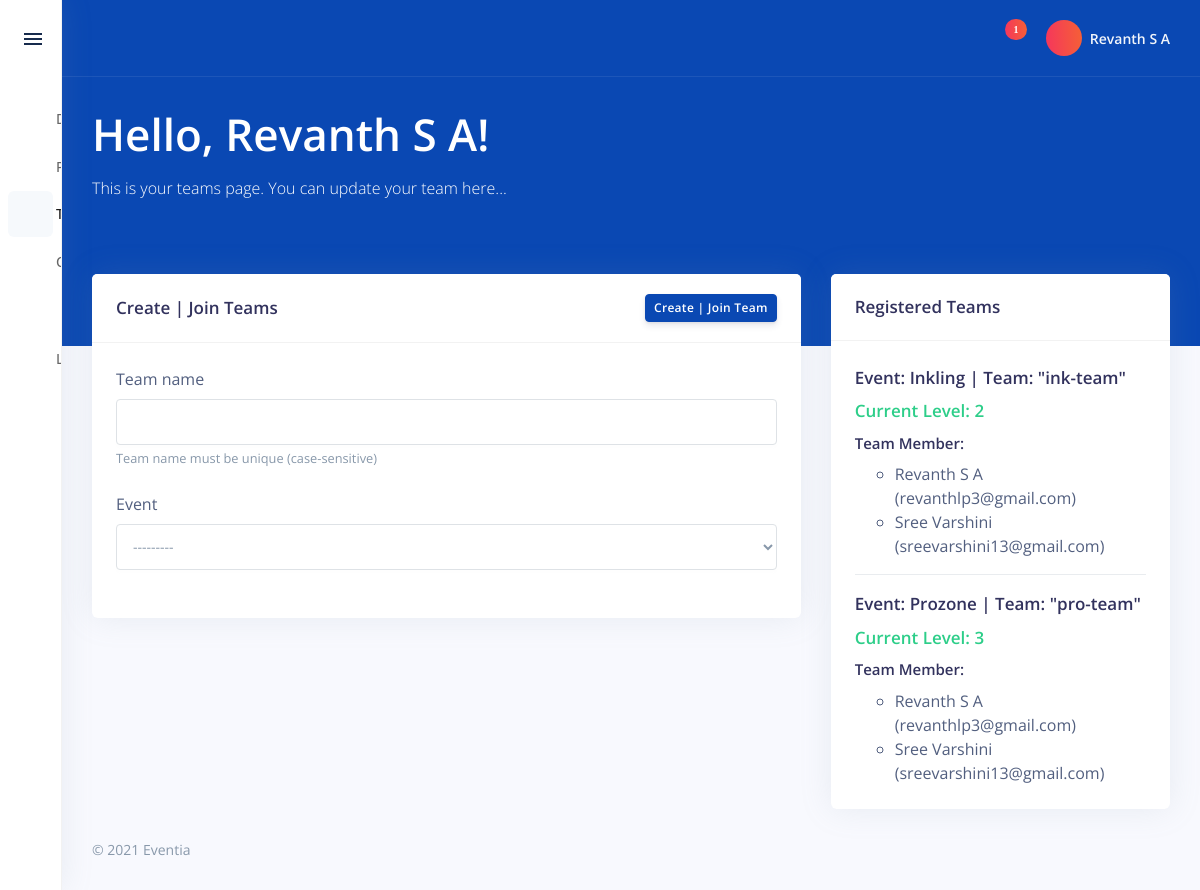
Page /teams/ (signed in) on the committed database.
### core/models.py (models this page shows, shortened)
class User(AbstractUser):
	class Meta:
		verbose_name = _('user')
		verbose_name_plural = _('users')
	first_name = None
	last_name = None
	username = None
	YEAR_CHOICES = (
		('1st', '1st'),
		('2nd', '2nd'),
		('3rd', '3rd'),
		('4th', '4th'),
		('5th', '5th'),
	)
	name = models.CharField(_('name'), max_length=30, validators=[MinLengthValidator(3)])
	email = models.EmailField(_('email address'), primary_key=True)
	contact = PhoneNumberField(_('contact number'), max_length=13, null=True, blank=True, unique=True, help_text=_('Contact Number is optional'))
	college_id_number = models.CharField(_('college roll number'), max_length=20, unique=True)
	college = models.CharField(_('college'), max_length=150)
	department = models.CharField(_('department'), max_length=60)
	course = models.CharField(_('course'), max_length=20)
	year = models.CharField(_('year'), choices=YEAR_CHOICES, max_length=3)
	events = models.ManyToManyField(Event, blank=True)
	USERNAME_FIELD = 'email'
	REQUIRED_FIELDS = ['name', 'college_id_number', 'college', 'department', 'course', 'year']
	objects = User_Manager()

class Team(models.Model):
	class Meta:
		verbose_name = _('team')
		verbose_name_plural = _('teams')
		constraints = [
			models.UniqueConstraint(fields=('team_name', 'event'), name='unique_team_event'),
		]
	team_name = models.CharField(max_length=25, help_text=_('Team name must be unique (case-sensitive)'))
	event = models.ForeignKey(Event, on_delete=models.CASCADE)
	user = models.ManyToManyField(settings.AUTH_USER_MODEL, blank=True)
	current_level = models.PositiveIntegerField(_('current level'), default=0)

class Event(models.Model):
	class Meta:
		verbose_name = _('event')
		verbose_name_plural = _('events')
	def date_validator(value):
		if value:
			if value < date.today():
				raise ValidationError(_('Event date cannot be in the past'))
			else:
				return value
		raise ValidationError(_('Event date must be set'))
	name = models.CharField(_('event name'), max_length=30, unique=True)
	description = models.TextField(_('event description'))
	tags = models.TextField(_('event tags'), help_text=_('seperate the tags with a \",\"'))
	levels = models.PositiveIntegerField(_('total levels in the event'), validators=[MaxValueValidator(10)])
	date = models.DateField(_('date of event'), validators=[date_validator])
	time = models.TimeField(_('Starting Time of event'), null=True)
	location = models.CharField(_('location of the event'), max_length=100)
	slogan = models.TextField(_('slogan'), blank=True, null=True)
	quote = models.TextField(_('quote'), blank=True, null=True)
	instructions = models.TextField(_('instructions'), help_text=_('Instructions for the participants'), null=True)
	head_user = models.ForeignKey(settings.AUTH_USER_MODEL, on_delete=models.CASCADE, null=True, limit_choices_to={'is_staff': True})
	slug = models.SlugField(help_text=_('url value field for events'), null=True, unique=True)
	image = models.ImageField(upload_to = 'events/', null=True)
	def __str__(self):
		return str(self.name)

### core/views.py (the view)
# urls.py: path('teams/', TeamView, name="teams"),
@login_required
def TeamView(request):
	if request.user.is_superuser or request.user.is_staff:
		return redirect(reverse_lazy('admin:login'))
	if request.method == 'POST':
		form = TeamForm(data=request.POST)
		try:
			join_team_check = Team.objects.get(team_name=form.data['team_name'], event=form.data['event'])
		except:
			join_team_check = None
		if join_team_check:
			join_team_check.user.add(request.user)
			messages.success(request, _('Your team has been updated!'))
			return redirect(reverse_lazy('teams'))
		else:
			if form.is_valid():
				form.save()
				form.instance.user.add(request.user)
				messages.success(request, _('You have successfully created a team!'))
				return redirect(reverse_lazy('teams'))
			return redirect(reverse_lazy('teams'))
	else:
		form = TeamForm()
		form.fields['event'].queryset = request.user.events.all()
		user_registered_events = [i.id for i in request.user.events.all()]
		team_user_registered_events = [i.event.id for i in Team.objects.filter(event_id__in=user_registered_events, user=request.user)]
		no_team_user_registered_events = list(list(set(user_registered_events)-set(team_user_registered_events)) + list(set(team_user_registered_events)-set(user_registered_events)))
		if no_team_user_registered_events != []:
			form.fields['event'].queryset = Event.objects.filter(id__in=no_team_user_registered_events)
		no_form = False
		if no_team_user_registered_events == []:
			no_form = True
	msg = Message.objects.filter(for_staff=False).order_by('-id')
	context = {
		'form': form,
		'msg' : msg,
		'no_form' : no_form,
	}
	return render(request, 'dashboard/teams.html', context)

### core/forms.py
class TeamForm(forms.ModelForm):
	class Meta:
		model = Team
		fields = ('team_name', 'event', 'user',)
		widgets = {'user': forms.HiddenInput()}

### templates/dashboard/teams.html (shortened to what this page needs)
{% extends "./base_dashboard.html" %}
{% load static %}
{% block header_block %}
	<h1 class="display-2 text-white">Hello, {{request.user.name}}!</h1>
	<p class="text-white mt-0 mb-5">This is your teams page. You can update your team here...</p>
{% endblock %}
{% block form %}
	{% load crispy_forms_tags %}
{% endblock %}
{% block page_content %}
	<div class="row">
		<div class="col-xl-8 order-xl-1">
			<div class="card">
				{% if not no_form %}
				<form method="POST" role="form">
					<div class="card-header">
						<div class="row align-items-center">
							<div class="col-8">
								<h3 class="mb-0">Create | Join Teams</h3>
							</div>
							<div class="col-4 text-right">
								<button type="submit" class="btn btn-sm btn-primary" style="color: white;">Create | Join Team</button>
							</div>
						</div>
					</div>
					<div class="card-body">
						{% load crispy_forms_tags %}
						{{ form|crispy }}
					</div>
				</form>
				{% endif %}
			</div>
		</div>
		<div class="col-xl-4 order-xl-2">
			{% if request.user.team_set.all %}
			<div class="card">
				<div class="card-header"><h5 class="h3 mb-0">Registered Teams</h5></div>
				<div class="card-body">
					<div class="row align-items-center">
						<div class="col">
							<ul class="list-group list-group-flush list my--3">
							{% for team in request.user.team_set.all %}
								<li class="list-group-item px-0">
									<div class="h3">Event: {{ team.event|capfirst }} | Team: "{{ team.team_name }}"</div>
									{% if team.current_level %}
									<div class="h3 text-success">Current Level: {{ team.current_level }}</div>
									{% endif %}
									<div class="h4">Team Member:</div>
									<ul>
									{% for members in team.user.all %}
										<li>{{ members.name|capfirst }} ({{ members.email }})</li>
									{% endfor %}
									</ul>
								</li>
							{% endfor %}
							</ul>
						</div>
					</div>
				</div>
			</div>
			{% endif %}
		</div>
	</div>
{% endblock %}

### templates/dashboard/base_dashboard.html (shortened to what this page needs)
{% extends "../base.html" %}
{% load static %}
{% block css %}
	<link rel="stylesheet" href="{% static 'bs/dashboard/assets/vendor/nucleo/css/nucleo.css' %}" type="text/css">
	<link rel="stylesheet" href="{% static 'bs/dashboard/assets/vendor/@fortawesome/fontawesome-free/css/all.min.css' %}" type="text/css">
	<link rel="stylesheet" href="{% static 'bs/dashboard/assets/vendor/fullcalendar/dist/fullcalendar.min.css' %}">
	<link rel="stylesheet" href="{% static 'bs/dashboard/assets/vendor/sweetalert2/dist/sweetalert2.min.css' %}">
	<link rel="stylesheet" href="{% static 'bs/dashboard/css/dashboard.css' %}" type="text/css">
{% endblock %}
{% block body %}
	<nav class="sidenav navbar navbar-vertical  fixed-left  navbar-expand-xs navbar-light bg-white" id="sidenav-main">
	<div class="scrollbar-inner">
		<div class="sidenav-header  d-flex  align-items-center">
			<div class=" ml-auto ">
				<div class="sidenav-toggler d-none d-xl-block" data-action="sidenav-unpin" data-target="#sidenav-main">
					<div class="sidenav-toggler-inner">
						<i class="sidenav-toggler-line"></i>
						<i class="sidenav-toggler-line"></i>
						<i class="sidenav-toggler-line"></i>
					</div>
				</div>
			</div>
		</div>
		<div class="navbar-inner">
		<div class="collapse navbar-collapse" id="sidenav-collapse-main">
			<ul class="navbar-nav">
			<li class="nav-item">
				<a class="nav-link active active-pro" id="dashboard" href="{% url 'dashboard' %}">
					<i class="ni ni-shop text-primary"></i>
					<span class="nav-link-text">Dashboard</span>
				</a>
			</li>
			<li class="nav-item">
				<a class="nav-link" id="profile" href="{% url 'profile' %}">
					<i class="ni ni-single-02 text-primary"></i>
					<span class="nav-link-text">Profile</span>
				</a>
			</li>
			<li class="nav-item">
				<a class="nav-link" id="teams" href="{% url 'teams' %}">
					<i class="ni ni-badge text-primary"></i>
					<span class="nav-link-text">Teams</span>
				</a>
			</li>
			<li class="nav-item">
				<a class="nav-link" id="change_password" href="{% url 'password_change' %}">
					<i class="ni ni-key-25 text-primary"></i>
					<span class="nav-link-text">Change Password</span>
				</a>
			</li>
			<h6 class="navbar-heading pl-4 text-muted">
			</h6>
			<li class="nav-item">
				<a class="nav-link" href="{% url 'logout' %}">
				<i class="ni ni-user-run"></i>
				<span class="nav-link-text">Logout</span>
				</a>
			</li>
			</ul>
		</div>
		</div>
	</div>
	</nav>
	<div class="main-content" id="panel">
	<nav class="navbar navbar-top navbar-expand navbar-dark bg-primary border-bottom">
		<div class="container-fluid">
		<div class="collapse navbar-collapse" id="navbarSupportedContent">
			<ul class="navbar-nav align-items-center  ml-md-auto ">
			<li class="nav-item dropdown">
				<a class="nav-link" role="button" data-toggle="dropdown" aria-haspopup="true" aria-expanded="false">
					{% if msg.count %}
					<i class="ni ni-email-83"><span class='badge badge-pill shortcut-media bg-gradient-red'>{{msg.count}}</span></i>
					{% else %}
					<i class="ni ni-email-83"></i>
					{% endif %}
				</a>
			</li>
			</ul>
			<ul class="navbar-nav align-items-center  ml-auto ml-md-0 ">
			<li class="nav-item dropdown">
				<a class="nav-link pr-0" role="button" href="{% url 'profile' %}">
				<div class="media align-items-center">
					<span class="avatar avatar-sm rounded-circle shortcut-media bg-gradient-red">
						<i class="ni ni-single-02"></i>
					</span>
					<div class="media-body  ml-2  d-none d-lg-block">
					<span class="mb-0 text-sm  font-weight-bold">{{request.user.name|capfirst}}</span>
					</div>
				</div>
				</a>
			</li>
			</ul>
		</div>
		</div>
	</nav>
	<div class="header bg-primary pb-6">
		<div class="container-fluid">
		<div class="header-body">
			<div class="row align-items-center py-4">
			<div class="col-lg-6 col-7">
				{% block header_block %}{% endblock %}
			</div>
			</div>
		</div>
		</div>
	</div>
	<div class="container-fluid mt--6">
		{% block page_content %}{% endblock %}
		<footer class="footer pt-0">
		<div class="row align-items-center justify-content-lg-between">
			<div class="col-lg-6">
				<div class="copyright text-center  text-lg-left  text-muted">&copy; 2021 Eventia</div>
			</div>
		</div>
		</footer>
	</div>
	</div>
{% endblock %}

### templates/dashboard/base_dashboard.html (style rules this page uses)
.badge { position: absolute; font-size: 10px; margin-left: -9px; margin-top: -14px; background-color: var(--orange); color: white; }

### rows in the picture
User: user.name "Revanth S A", name "Revanth S A", email "revanthlp3@gmail.com"
Team: event "Inkling", team_name "ink-team", current_level "2"
User: name "Sree Varshini", email "sreevarshini13@gmail.com"
Team: event "Prozone", team_name "pro-team", current_level "3"

### other values in the picture
{{ msg.count }} "1"
